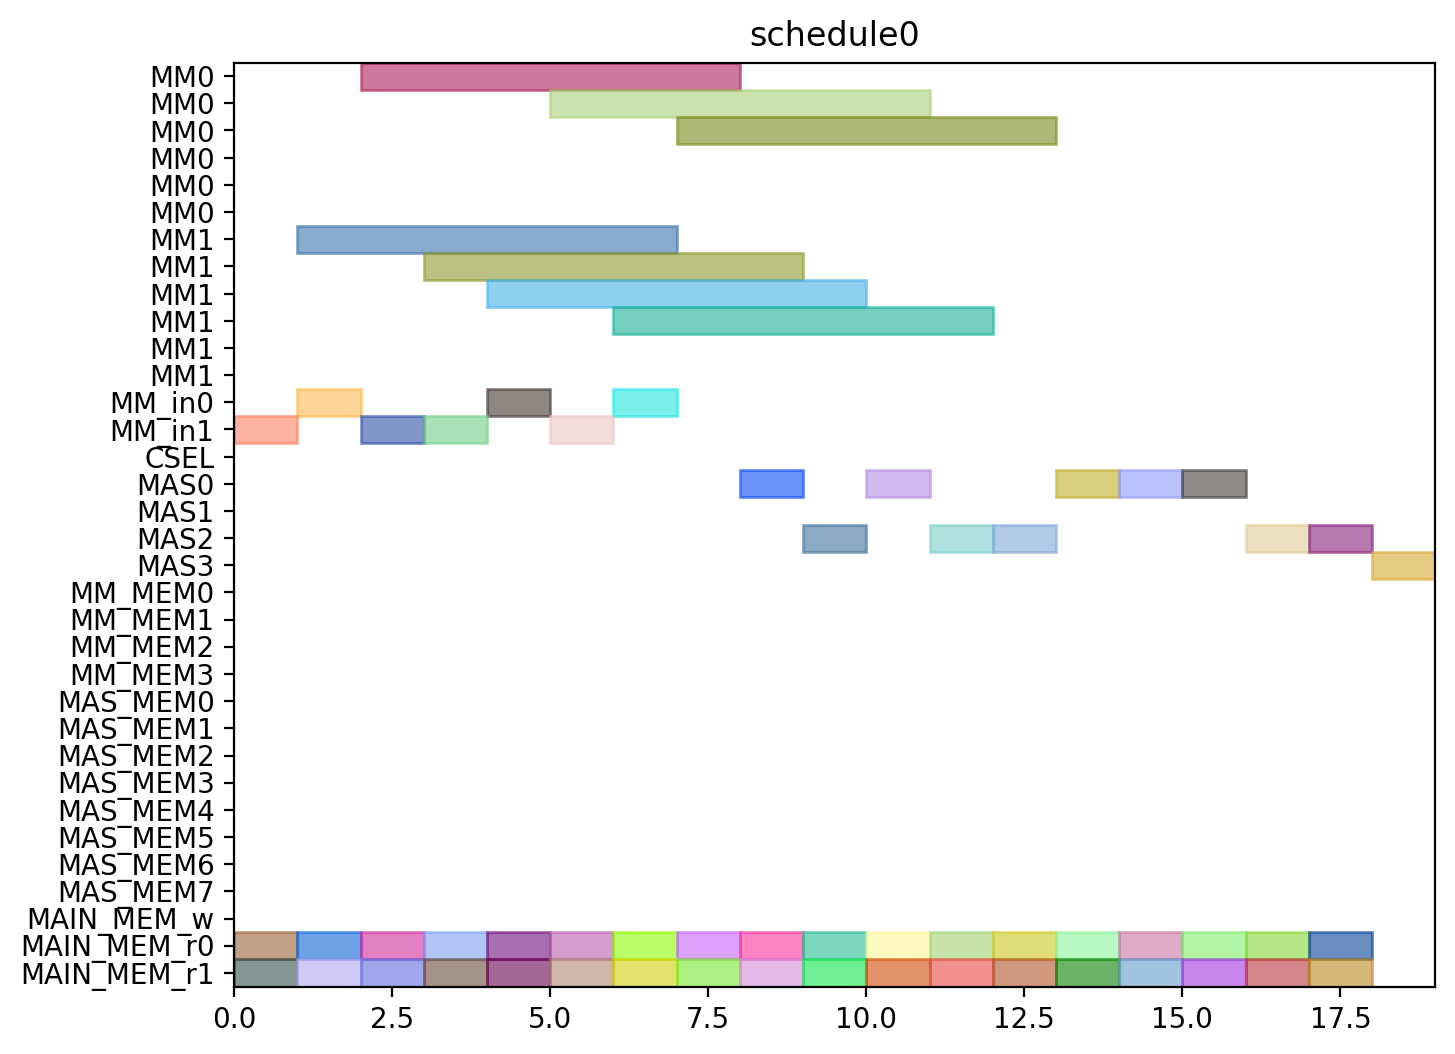

The Python source for this figure:
from pyschedule import Scenario, solvers, plotters, alt


def solve():
	horizon = 120
	S = Scenario("schedule0", horizon=horizon)

	# resource
	MM = S.Resources('MM', num=2, size=6)
	MM_in = S.Resources('MM_in', num=2)
	CSEL = S.Resource('CSEL')
	MAS = S.Resources('MAS', num=4, size=1, periods=range(1, horizon))
	MM_MEM = S.Resources('MM_MEM', num=4)
	MAS_MEM = S.Resources('MAS_MEM', num=8)
	MAIN_MEM_w = S.Resource('MAIN_MEM_w', size=1)
	MAIN_MEM_r = S.Resources('MAIN_MEM_r', num=2)

	# result of previous scheduling

	# new tasks
	t0_t0 = S.Task('t0_t0', length=1, delay_cost=1)
	t0_t0 += alt(MAS)
	t0_t0_mem0 = S.Task('t0_t0_mem0', length=1, delay_cost=1)
	t0_t0_mem0 += MAIN_MEM_r[0]
	S += t0_t0_mem0 <= t0_t0

	t0_t0_mem1 = S.Task('t0_t0_mem1', length=1, delay_cost=1)
	t0_t0_mem1 += MAIN_MEM_r[1]
	S += t0_t0_mem1 <= t0_t0

	t0_t1 = S.Task('t0_t1', length=1, delay_cost=1)
	t0_t1 += alt(MAS)
	t0_t1_mem0 = S.Task('t0_t1_mem0', length=1, delay_cost=1)
	t0_t1_mem0 += MAIN_MEM_r[0]
	S += t0_t1_mem0 <= t0_t1

	t0_t1_mem1 = S.Task('t0_t1_mem1', length=1, delay_cost=1)
	t0_t1_mem1 += MAIN_MEM_r[1]
	S += t0_t1_mem1 <= t0_t1

	t0_t3 = S.Task('t0_t3', length=6, delay_cost=1)
	t0_t3 += alt(MM)
	t0_t3_in = S.Task('t0_t3_in', length=1, delay_cost=1)
	t0_t3_in += alt(MM_in)
	S += t0_t3_in*MM_in[0]<=t0_t3*MM[0]
	S += t0_t3_in*MM_in[1]<=t0_t3*MM[1]
	t0_t3_mem0 = S.Task('t0_t3_mem0', length=1, delay_cost=1)
	t0_t3_mem0 += MAIN_MEM_r[0]
	S += t0_t3_mem0 <= t0_t3

	t0_t3_mem1 = S.Task('t0_t3_mem1', length=1, delay_cost=1)
	t0_t3_mem1 += MAIN_MEM_r[1]
	S += t0_t3_mem1 <= t0_t3

	t1_t0 = S.Task('t1_t0', length=1, delay_cost=1)
	t1_t0 += alt(MAS)
	t1_t0_mem0 = S.Task('t1_t0_mem0', length=1, delay_cost=1)
	t1_t0_mem0 += MAIN_MEM_r[0]
	S += t1_t0_mem0 <= t1_t0

	t1_t0_mem1 = S.Task('t1_t0_mem1', length=1, delay_cost=1)
	t1_t0_mem1 += MAIN_MEM_r[1]
	S += t1_t0_mem1 <= t1_t0

	t1_t1 = S.Task('t1_t1', length=1, delay_cost=1)
	t1_t1 += alt(MAS)
	t1_t1_mem0 = S.Task('t1_t1_mem0', length=1, delay_cost=1)
	t1_t1_mem0 += MAIN_MEM_r[0]
	S += t1_t1_mem0 <= t1_t1

	t1_t1_mem1 = S.Task('t1_t1_mem1', length=1, delay_cost=1)
	t1_t1_mem1 += MAIN_MEM_r[1]
	S += t1_t1_mem1 <= t1_t1

	t1_t3 = S.Task('t1_t3', length=6, delay_cost=1)
	t1_t3 += alt(MM)
	t1_t3_in = S.Task('t1_t3_in', length=1, delay_cost=1)
	t1_t3_in += alt(MM_in)
	S += t1_t3_in*MM_in[0]<=t1_t3*MM[0]
	S += t1_t3_in*MM_in[1]<=t1_t3*MM[1]
	t1_t3_mem0 = S.Task('t1_t3_mem0', length=1, delay_cost=1)
	t1_t3_mem0 += MAIN_MEM_r[0]
	S += t1_t3_mem0 <= t1_t3

	t1_t3_mem1 = S.Task('t1_t3_mem1', length=1, delay_cost=1)
	t1_t3_mem1 += MAIN_MEM_r[1]
	S += t1_t3_mem1 <= t1_t3

	t2_t2 = S.Task('t2_t2', length=1, delay_cost=1)
	t2_t2 += alt(MAS)
	t2_t2_mem0 = S.Task('t2_t2_mem0', length=1, delay_cost=1)
	t2_t2_mem0 += MAIN_MEM_r[0]
	S += t2_t2_mem0 <= t2_t2

	t2_t2_mem1 = S.Task('t2_t2_mem1', length=1, delay_cost=1)
	t2_t2_mem1 += MAIN_MEM_r[1]
	S += t2_t2_mem1 <= t2_t2

	t5_t0 = S.Task('t5_t0', length=6, delay_cost=1)
	t5_t0 += alt(MM)
	t5_t0_in = S.Task('t5_t0_in', length=1, delay_cost=1)
	t5_t0_in += alt(MM_in)
	S += t5_t0_in*MM_in[0]<=t5_t0*MM[0]
	S += t5_t0_in*MM_in[1]<=t5_t0*MM[1]
	t5_t0_mem0 = S.Task('t5_t0_mem0', length=1, delay_cost=1)
	t5_t0_mem0 += MAIN_MEM_r[0]
	S += t5_t0_mem0 <= t5_t0

	t5_t0_mem1 = S.Task('t5_t0_mem1', length=1, delay_cost=1)
	t5_t0_mem1 += MAIN_MEM_r[1]
	S += t5_t0_mem1 <= t5_t0

	t5_t1 = S.Task('t5_t1', length=6, delay_cost=1)
	t5_t1 += alt(MM)
	t5_t1_in = S.Task('t5_t1_in', length=1, delay_cost=1)
	t5_t1_in += alt(MM_in)
	S += t5_t1_in*MM_in[0]<=t5_t1*MM[0]
	S += t5_t1_in*MM_in[1]<=t5_t1*MM[1]
	t5_t1_mem0 = S.Task('t5_t1_mem0', length=1, delay_cost=1)
	t5_t1_mem0 += MAIN_MEM_r[0]
	S += t5_t1_mem0 <= t5_t1

	t5_t1_mem1 = S.Task('t5_t1_mem1', length=1, delay_cost=1)
	t5_t1_mem1 += MAIN_MEM_r[1]
	S += t5_t1_mem1 <= t5_t1

	t5_t2 = S.Task('t5_t2', length=1, delay_cost=1)
	t5_t2 += alt(MAS)
	t5_t2_mem0 = S.Task('t5_t2_mem0', length=1, delay_cost=1)
	t5_t2_mem0 += MAIN_MEM_r[0]
	S += t5_t2_mem0 <= t5_t2

	t5_t2_mem1 = S.Task('t5_t2_mem1', length=1, delay_cost=1)
	t5_t2_mem1 += MAIN_MEM_r[1]
	S += t5_t2_mem1 <= t5_t2

	t5_t3 = S.Task('t5_t3', length=1, delay_cost=1)
	t5_t3 += alt(MAS)
	t5_t3_mem0 = S.Task('t5_t3_mem0', length=1, delay_cost=1)
	t5_t3_mem0 += MAIN_MEM_r[0]
	S += t5_t3_mem0 <= t5_t3

	t5_t3_mem1 = S.Task('t5_t3_mem1', length=1, delay_cost=1)
	t5_t3_mem1 += MAIN_MEM_r[1]
	S += t5_t3_mem1 <= t5_t3

	t7_t0 = S.Task('t7_t0', length=1, delay_cost=1)
	t7_t0 += alt(MAS)
	t7_t0_mem0 = S.Task('t7_t0_mem0', length=1, delay_cost=1)
	t7_t0_mem0 += MAIN_MEM_r[0]
	S += t7_t0_mem0 <= t7_t0

	t7_t0_mem1 = S.Task('t7_t0_mem1', length=1, delay_cost=1)
	t7_t0_mem1 += MAIN_MEM_r[1]
	S += t7_t0_mem1 <= t7_t0

	t7_t1 = S.Task('t7_t1', length=1, delay_cost=1)
	t7_t1 += alt(MAS)
	t7_t1_mem0 = S.Task('t7_t1_mem0', length=1, delay_cost=1)
	t7_t1_mem0 += MAIN_MEM_r[0]
	S += t7_t1_mem0 <= t7_t1

	t7_t1_mem1 = S.Task('t7_t1_mem1', length=1, delay_cost=1)
	t7_t1_mem1 += MAIN_MEM_r[1]
	S += t7_t1_mem1 <= t7_t1

	t7_t3 = S.Task('t7_t3', length=6, delay_cost=1)
	t7_t3 += alt(MM)
	t7_t3_in = S.Task('t7_t3_in', length=1, delay_cost=1)
	t7_t3_in += alt(MM_in)
	S += t7_t3_in*MM_in[0]<=t7_t3*MM[0]
	S += t7_t3_in*MM_in[1]<=t7_t3*MM[1]
	t7_t3_mem0 = S.Task('t7_t3_mem0', length=1, delay_cost=1)
	t7_t3_mem0 += MAIN_MEM_r[0]
	S += t7_t3_mem0 <= t7_t3

	t7_t3_mem1 = S.Task('t7_t3_mem1', length=1, delay_cost=1)
	t7_t3_mem1 += MAIN_MEM_r[1]
	S += t7_t3_mem1 <= t7_t3

	t10_t0 = S.Task('t10_t0', length=6, delay_cost=1)
	t10_t0 += alt(MM)
	t10_t0_in = S.Task('t10_t0_in', length=1, delay_cost=1)
	t10_t0_in += alt(MM_in)
	S += t10_t0_in*MM_in[0]<=t10_t0*MM[0]
	S += t10_t0_in*MM_in[1]<=t10_t0*MM[1]
	t10_t0_mem0 = S.Task('t10_t0_mem0', length=1, delay_cost=1)
	t10_t0_mem0 += MAIN_MEM_r[0]
	S += t10_t0_mem0 <= t10_t0

	t10_t0_mem1 = S.Task('t10_t0_mem1', length=1, delay_cost=1)
	t10_t0_mem1 += MAIN_MEM_r[1]
	S += t10_t0_mem1 <= t10_t0

	t10_t1 = S.Task('t10_t1', length=6, delay_cost=1)
	t10_t1 += alt(MM)
	t10_t1_in = S.Task('t10_t1_in', length=1, delay_cost=1)
	t10_t1_in += alt(MM_in)
	S += t10_t1_in*MM_in[0]<=t10_t1*MM[0]
	S += t10_t1_in*MM_in[1]<=t10_t1*MM[1]
	t10_t1_mem0 = S.Task('t10_t1_mem0', length=1, delay_cost=1)
	t10_t1_mem0 += MAIN_MEM_r[0]
	S += t10_t1_mem0 <= t10_t1

	t10_t1_mem1 = S.Task('t10_t1_mem1', length=1, delay_cost=1)
	t10_t1_mem1 += MAIN_MEM_r[1]
	S += t10_t1_mem1 <= t10_t1

	t10_t2 = S.Task('t10_t2', length=1, delay_cost=1)
	t10_t2 += alt(MAS)
	t10_t2_mem0 = S.Task('t10_t2_mem0', length=1, delay_cost=1)
	t10_t2_mem0 += MAIN_MEM_r[0]
	S += t10_t2_mem0 <= t10_t2

	t10_t2_mem1 = S.Task('t10_t2_mem1', length=1, delay_cost=1)
	t10_t2_mem1 += MAIN_MEM_r[1]
	S += t10_t2_mem1 <= t10_t2

	t10_t3 = S.Task('t10_t3', length=1, delay_cost=1)
	t10_t3 += alt(MAS)
	t10_t3_mem0 = S.Task('t10_t3_mem0', length=1, delay_cost=1)
	t10_t3_mem0 += MAIN_MEM_r[0]
	S += t10_t3_mem0 <= t10_t3

	t10_t3_mem1 = S.Task('t10_t3_mem1', length=1, delay_cost=1)
	t10_t3_mem1 += MAIN_MEM_r[1]
	S += t10_t3_mem1 <= t10_t3

	solvers.mip.solve(S,msg=1,kind='CPLEX',ratio_gap=1.01)

	solution = [['hoge']*len(S.solution()[1]) for i in range(len(S.solution()))]
	for i in range(len(S.solution())):
		for j in range(len(S.solution()[i])):
			solution[i][j]=str(S.solution()[i][j])
	print(solution)

	cycles = int(solution[-1][3])

	pic_file_name = "/home/mfukuda/ABE/multiRAM_multiMAS_16mux/scheduling_result/stage6MM2_stage1MAS4/EP2_DBL_w_EVAL/schedule0.png"
	if(S.solution() != []):
		plotters.matplotlib.plot(S,img_filename=pic_file_name, show_task_labels=False, fig_size=(cycles*0.25+3, 6))

	return solution
